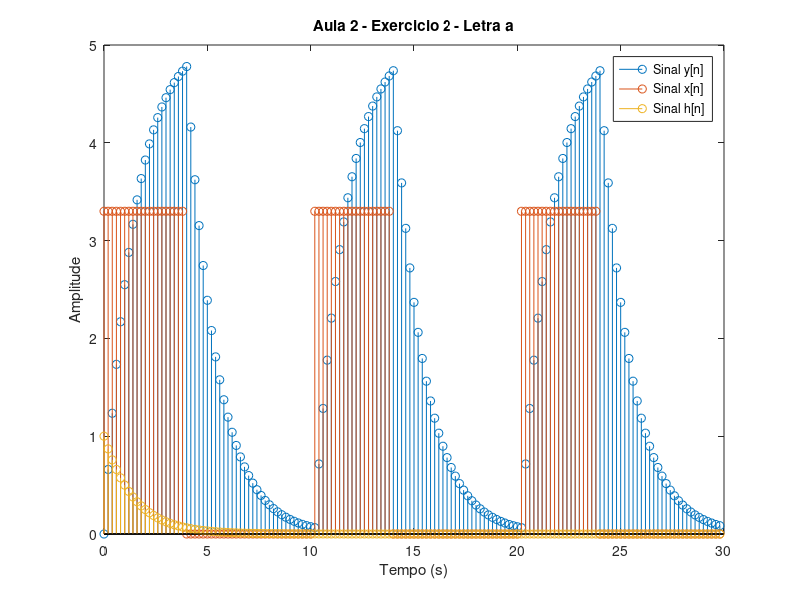
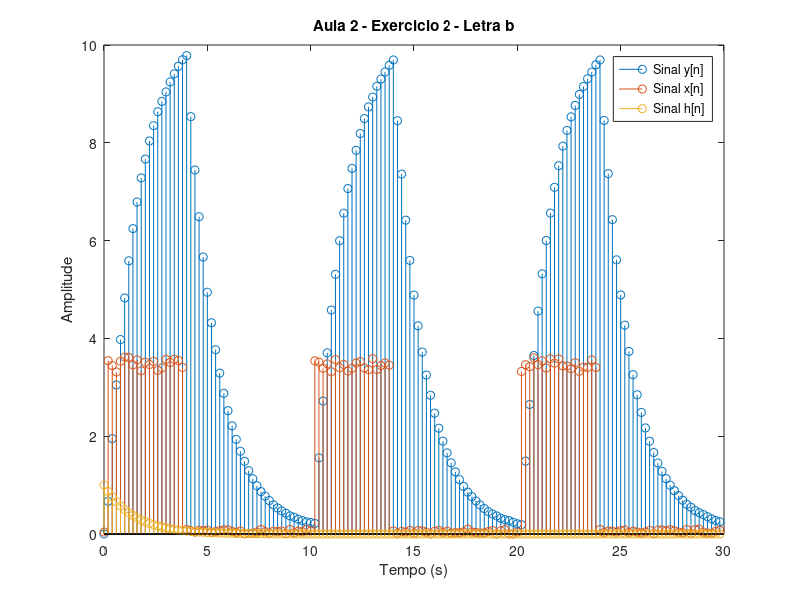
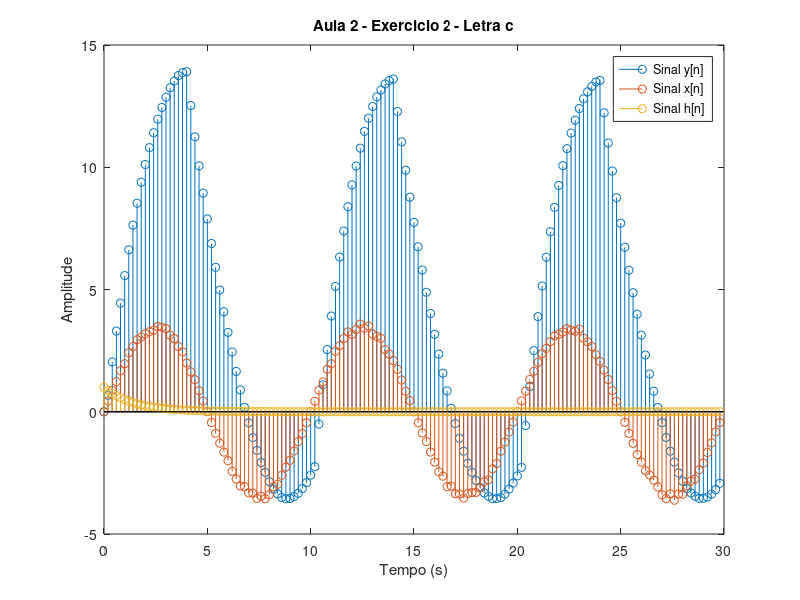

Write the MATLAB code that produced these figures, in order.
%% ------------------
%   Universidade Tecnologica Federal do Parana
%   Engenharia Eletrica
%   Controle Digital
%   
%   Aluno: Victor Emanuel Soares Barbosa
%   
%   Aula 3: Transformada Z
%   Exercicio 2: 
%   Considere um sistema que possui resposta
%   ao impulso h[n]=2-nT e o sinal de entrada he uma onda
%   retangular (razao ciclica 40%, D=0,4) com periodo
%   10s e amplitude 3,3V.
%   A) Determine a resposta (sinal de saida) do sistema para
%   3 periodos do sinal de entrada considerando que o
%   periodo de amostragem he T=0.2s.
%   B) Considere um ruido de 10% no sinal de entrada e
%   repita o item A.
%   C) Considere um sinal de entrada senoidal com mesmo
%   periodo, amplitude e ruido dados acima.
% ------------------
%% Inicializacao do programa
clc;
clear all;
close all;

%% Variaveis gerais
periodos = 3; % Quantidade de periodos
R = 0.1; % Nivel de ruido
T = 0.2; % Periodo de amostragem
T_entrada = 10; % Periodo do sinal de entrada
A_entrada = 3.3; % Amplitude do sinal de entrada
D = 0.4; % Razao ciclica do sinal de entrada
total_pontos = periodos*T_entrada/T; % Total de pontos simulados
pontos_periodo = T_entrada/T; % Total de pontos por periodo
amostras = zeros(1,total_pontos); % Vetor de pontos de simulacao
h = zeros(1,total_pontos); % vetor da resposta ao impulso
x = zeros(1,total_pontos); % Vetor do sinal de entrada
y = zeros(1,total_pontos); % Vetor do sinal de saida
cont  = 0;

%% Letra a)

% Execucao
for n = 0:total_pontos-1
    
    if cont < (pontos_periodo*D)
         x(n+1) = A_entrada;
    else
        x(n+1) = 0;
    end
    
    if cont == pontos_periodo
        cont = 0;
    end
        
    cont = cont + 1;
    
    for k = 0:pontos_periodo*3  
        h(n+1) = 2^(-n*T);
            
        if (n-k)> 0
            y(n+1) = y(n+1) + x(k+1)*h(n-k)*T;
        end
    end

    amostras(n+1) = (n)*T;
end

% Graficos
figure
stem(amostras,y)
hold
stem(amostras,x)
stem(amostras,h)
title('Aula 2 - Exercicio 2 - Letra a');
legend('Sinal y[n]', 'Sinal x[n]', 'Sinal h[n]');
ylabel('Amplitude');
xlabel('Tempo (s)');

%% Letra b)

% Execucao
for n = 0:total_pontos-1
    
    if cont < (pontos_periodo*D)
         x(n+1) = A_entrada*(1+0.1*rand);
    else
        x(n+1) = 0.1*rand;
    end
    
    if cont == pontos_periodo
        cont = 0;
    end
        
    cont = cont + 1;
    
    for k = 0:pontos_periodo*3  
        h(n+1) = 2^(-n*T);
            
        if (n-k)> 0
            y(n+1) = y(n+1) + x(k+1)*h(n-k)*T;
        end
    end

    amostras(n+1) = (n)*T;
end

% Graficos
figure
stem(amostras,y)
hold
stem(amostras,x)
stem(amostras,h)
title('Aula 2 - Exercicio 2 - Letra b');
legend('Sinal y[n]', 'Sinal x[n]', 'Sinal h[n]');
ylabel('Amplitude');
xlabel('Tempo (s)');

%% Letra c)

% Execucao
for n = 0:total_pontos-1
    
    x(n+1) = A_entrada*sin(2*pi*n/(T_entrada/T))*(1+0.1*rand);
    
    if cont == pontos_periodo
        cont = 0;
    end
        
    cont = cont + 1;
    
    for k = 0:pontos_periodo*3  
        h(n+1) = 2^(-n*T);
            
        if (n-k)> 0
            y(n+1) = y(n+1) + x(k+1)*h(n-k)*T;
        end
    end

    amostras(n+1) = (n)*T;
end

% Graficos
figure
stem(amostras,y)
hold
stem(amostras,x)
stem(amostras,h)
title('Aula 2 - Exercicio 2 - Letra c');
legend('Sinal y[n]', 'Sinal x[n]', 'Sinal h[n]');
ylabel('Amplitude');
xlabel('Tempo (s)');